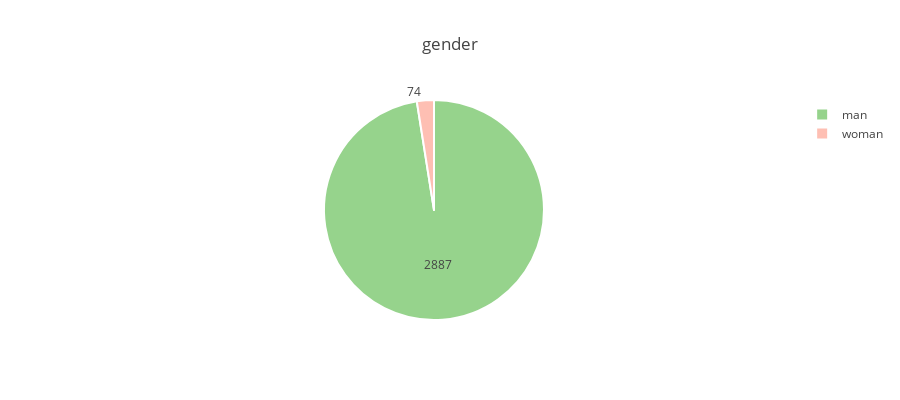

This figure's notebook cell:
### Code cell
exploreCat(merge_df, "gender")

### Figure 1 — Plotly figure (JSON) as saved in the notebook; plotly's stock layout.template omitted (floating-point values rounded to 4 significant figures)
{"data": [{"hoverinfo": "all", "labels": ["man", "woman"], "marker": {"colors": ["#96D38C", "#FEBFB3"], "line": {"color": "#fff", "width": 2}}, "textfont": {"size": 12}, "textinfo": "value", "type": "pie", "uid": "0b6f81a6-9a92-11e8-ab4c-720006309be0", "values": [2887, 74]}], "layout": {"height": 400, "title": "gender"}}
